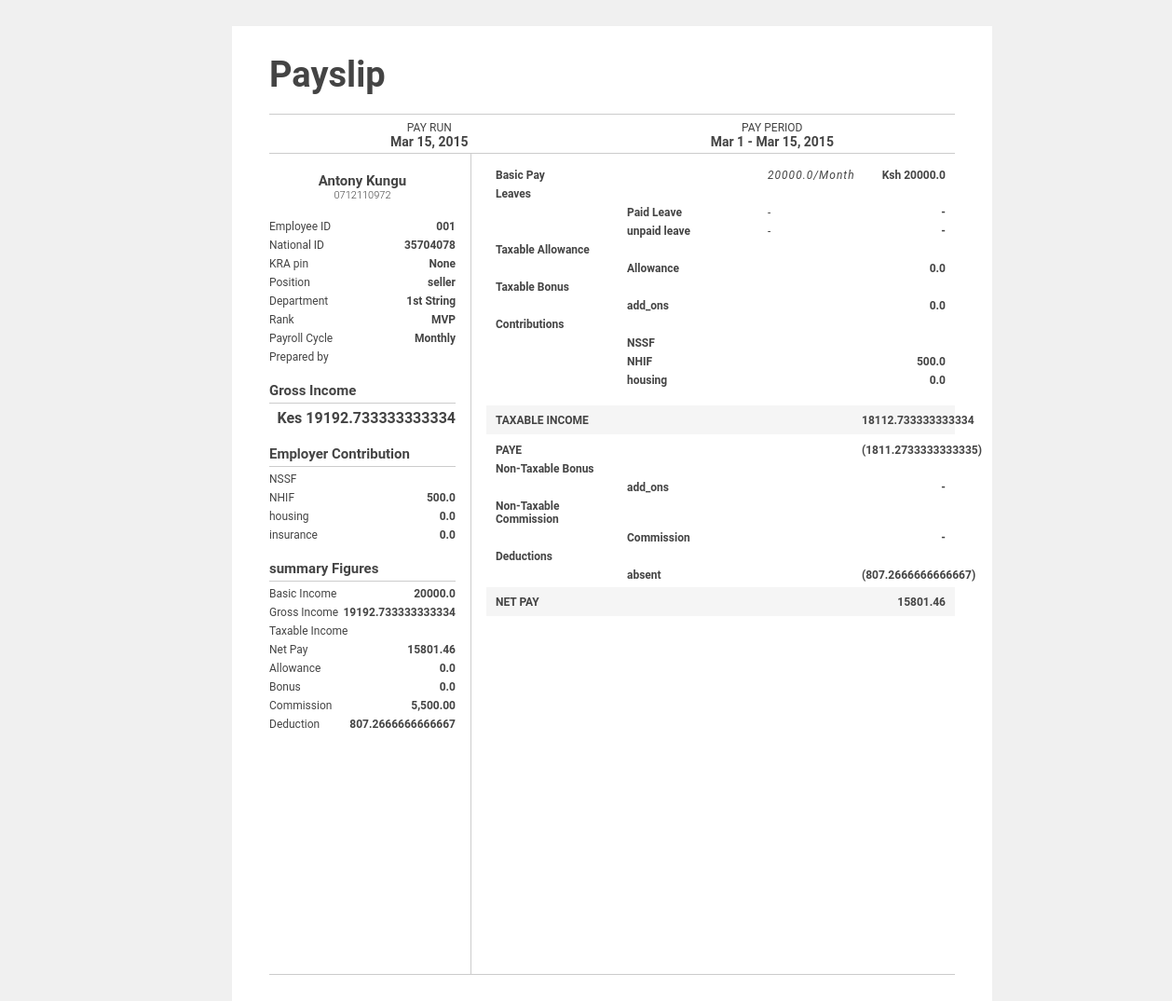
The app's page /payslip/596919611187774623001 with its own data.
### payroll/models.py (models this page shows)
class PayRoll(models.Model):
    org_name = models.CharField(max_length=100,null=True)
    payroll_id = models.CharField(max_length=100,null=True)
    employee_id = models.CharField(max_length=100,null=True)
    sign_id = models.CharField(max_length=100,null=True)
    name = models.CharField(max_length=100,null=True)
    id_no = models.CharField(max_length=100,null=True)
    pin_no = models.CharField(max_length=100,null=True)
    phone = models.CharField(max_length=100,null=True)
    role = models.CharField(max_length=100,null=True)
    account_no = models.CharField(max_length=100,null=True)
    basic_salary = models.FloatField(default=0.0)
    allowance =  models.FloatField(default=0.0)
    add_ons = models.FloatField(default=0.0)
    total_hours = models.FloatField(default=0.0)
    leave_days = models.FloatField(default=0.0)
    deductions = models.FloatField(default=0.0)
    gross_pay  = models.FloatField(default=0.0)
    taxable_income = models.FloatField(default=0.0)
    tax = models.FloatField(default=0.0)
    nhif = models.FloatField(default=0.0)
    nssf = models.FloatField(default=0.0)
    insurance = models.FloatField(default=0.0)
    housing = models.FloatField(default=0.0)
    others = models.FloatField(default=0.0)
    net_pay = models.FloatField(default=0.0)
    created = models.DateField(default=datetime.date.today())
    def __str__(self):
        return self.payroll_id

### payroll/views.py (the view)
# urls.py: path('payslip/<str:signid>',views.gen_payslip,name="payroll-payslip"),
def gen_payslip(request,signid):
    emp_payroll = PayRoll.objects.get(sign_id=signid)
    print(emp_payroll)
    context = {"details":emp_payroll}
    return render(request,'payroll/payslip.html',context)

### payroll/templates/payroll/payslip.html (shortened to what this page needs)
<div id="payslip">
	<div id="title">Payslip</div>
	<div id="scope">
		<div class="scope-entry">
			<div class="title">PAY RUN</div>
			<div class="value">Mar 15, 2015</div>
		</div>
		<div class="scope-entry">
			<div class="title">PAY PERIOD</div>
			<div class="value">Mar 1 - Mar 15, 2015</div>
		</div>
	</div>
	<div class="content">
		<div class="left-panel">
			<div id="employee">
				<div id="name">
					{{details.name}}
				</div>
				<div id="email">
					{{details.phone}}
				</div>
			</div>
			<div class="details">
				<div class="entry">
					<div class="label">Employee ID</div>
					<div class="value">{{details.employee_id}}</div>
				</div>
				<div class="entry">
					<div class="label">National ID</div>
					<div class="value">{{details.id_no}}</div>
				</div>
				<div class="entry">
					<div class="label">KRA pin</div>
					<div class="value">{{details.pin_no}}</div>
				</div>
				<div class="entry">
					<div class="label">Position</div>
					<div class="value">{{details.role}}</div>
				</div>
				<div class="entry">
					<div class="label">Department</div>
					<div class="value">1st String</div>
				</div>
				<div class="entry">
					<div class="label">Rank</div>
					<div class="value">MVP</div>
				</div>
				<div class="entry">
					<div class="label">Payroll Cycle</div>
					<div class="value">Monthly</div>
				</div>
				<div class="entry">
					<div class="label">Prepared by</div>
				</div>
			</div>
			<div class="gross">
				<div class="title">Gross Income</div>
				<div class="entry">
					<div class="value">Kes {{details.gross_pay}}</div>
				</div>
			</div>
			<div class="contributions">
				<div class="title">Employer Contribution</div>
				<div class="entry">
					<div class="label">NSSF</div>
				</div>
				<div class="entry">
					<div class="label">NHIF</div>
					<div class="value">{{details.nhif}}</div>
				</div>
				<div class="entry">
					<div class="label">housing</div>
					<div class="value">{{details.housing}}</div>
				</div>
				<div class="entry">
					<div class="label">insurance</div>
					<div class="value">{{details.insurance}}</div>
				</div>
			</div>
			<div class="ytd">
				<div class="title">summary Figures</div>
                <div class="entry">
					<div class="label">Basic Income</div>
					<div class="value">{{details.basic_salary}}</div>
				</div>
				<div class="entry">
					<div class="label">Gross Income</div>
					<div class="value">{{details.gross_pay}}</div>
				</div>
				<div class="entry">
					<div class="label">Taxable Income</div>
				</div>
				<div class="entry">
					<div class="label">Net Pay</div>
					<div class="value">{{details.net_pay}}</div>
				</div>
				<div class="entry">
					<div class="label">Allowance</div>
					<div class="value">{{details.allowance}}</div>
				</div>
				<div class="entry">
					<div class="label">Bonus</div>
					<div class="value">{{details.add_ons}}</div>
				</div>
				<div class="entry">
					<div class="label">Commission</div>
					<div class="value">5,500.00</div>
				</div>
				<div class="entry">
					<div class="label">Deduction</div>
					<div class="value">{{details.deductions}}</div>
				</div>
			</div>
		</div>
		<div class="right-panel">
			<div class="details">
				<div class="basic-pay">
					<div class="entry">
						<div class="label">Basic Pay</div>
						<div class="detail"></div>
						<div class="rate">{{details.basic_salary}}/Month</div>
						<div class="amount">Ksh {{details.basic_salary}}</div>
					</div>
				</div>
				<div class="leaves">
					<div class="entry">
						<div class="label">Leaves</div>
						<div class="detail"></div>
						<div class="rate"></div>
						<div class="amount"></div>
					</div>
					<div class="entry paid">
						<div class="label"></div>
						<div class="detail">Paid Leave</div>
						<div class="rate">-</div>
						<div class="amount">-</div>
					</div>
					<div class="entry unpaid">
						<div class="label"></div>
						<div class="detail">unpaid leave</div>
						<div class="rate">-</div>
						<div class="amount">-</div>
					</div>
				</div>
				<div class="taxable_allowance">
					<div class="entry">
						<div class="label">Taxable Allowance</div>
						<div class="detail"></div>
						<div class="rate"></div>
						<div class="amount"></div>
					</div>
					<div class="entry">
						<div class="label"></div>
						<div class="detail">Allowance</div>
						<div class="rate"></div>
						<div class="amount">{{details.allowance}}</div>
					</div>
				</div>
				<div class="taxable_bonus">
					<div class="entry">
						<div class="label">Taxable Bonus</div>
						<div class="detail"></div>
						<div class="rate"></div>
						<div class="amount"></div>
					</div>
					<div class="entry">
						<div class="label"></div>
						<div class="detail">add_ons</div>
						<div class="rate"></div>
						<div class="amount">{{details.add_ons}}</div>
					</div>
				</div>
				<div class="contributions">
					<div class="entry">
						<div class="label">Contributions</div>
						<div class="detail"></div>
						<div class="rate"></div>
						<div class="amount"></div>
					</div>
					<div class="entry">
						<div class="label"></div>
						<div class="detail">NSSF</div>
						<div class="rate"></div>
						<div class="amount"></div>
					</div>
					<div class="entry">
						<div class="label"></div>
						<div class="detail">NHIF</div>
						<div class="rate"></div>
						<div class="amount">{{details.nhif}}</div>
					</div>
					<div class="entry">
						<div class="label"></div>
						<div class="detail">housing</div>
						<div class="rate"></div>
						<div class="amount">{{details.housing}}</div>
					</div>
				</div>
				<div class="nti">
					<div class="entry">
						<div class="label">TAXABLE INCOME</div>
						<div class="detail"></div>
						<div class="rate"></div>
						<div class="amount">{{details.taxable_income}}</div>
					</div>
				</div>
				<div class="withholding_tax">
					<div class="entry">
						<div class="label">PAYE</div>
						<div class="detail"></div>
						<div class="rate"></div>
						<div class="amount">({{details.tax}})</div>
					</div>
				</div>
				<div class="non_taxable_bonus">
					<div class="entry">
						<div class="label">Non-Taxable Bonus</div>
						<div class="detail"></div>
						<div class="rate"></div>
						<div class="amount"></div>
					</div>
					<div class="entry">
						<div class="label"></div>
						<div class="detail">add_ons</div>
						<div class="rate"></div>
						<div class="amount">-</div>
					</div>
				</div>
				<div class="non_taxable_commission">
					<div class="entry">
						<div class="label">Non-Taxable Commission</div>
						<div class="detail"></div>
						<div class="rate"></div>
						<div class="amount"></div>
					</div>
					<div class="entry">
						<div class="label"></div>
						<div class="detail">Commission</div>
						<div class="rate"></div>
						<div class="amount">-</div>
					</div>
				</div>
				<div class="deductions">
					<div class="entry">
						<div class="label">Deductions</div>
						<div class="detail"></div>
						<div class="rate"></div>
						<div class="amount"></div>
					</div>
					<div class="entry">
						<div class="label"></div>
						<div class="detail">absent</div>
						<div class="rate"></div>
						<div class="amount">({{details.deductions}})</div>
					</div>
				</div>
				<div class="net_pay">
					<div class="entry">
						<div class="label">NET PAY</div>
						<div class="detail"></div>
						<div class="rate"></div>
						<div class="amount">{{details.net_pay}}</div>
					</div>
				</div>
			</div>
		</div>
	</div>
</div>

### payroll/templates/payroll/payslip.html (style rules this page uses)
* { font-family: 'Roboto', sans-serif; font-size: 12px; color: #444; }
#payslip { width: calc( 8.5in - 80px ); height: calc( 11in - 60px ); background: #fff; padding: 30px 40px; }
#title { margin-bottom: 20px; font-size: 38px; font-weight: 600; }
#scope { border-top: 1px solid #ccc; border-bottom: 1px solid #ccc; padding: 7px 0 4px 0; display: flex; justify-content: space-around; }
#scope > .scope-entry { text-align: center; }
#scope > .scope-entry > .value { font-size: 14px; font-weight: 700; }
.content { display: flex; border-bottom: 1px solid #ccc; height: 880px; }
.content .left-panel { border-right: 1px solid #ccc; min-width: 200px; padding: 20px 16px 0 0; }
.content .right-panel { width: 100%; padding: 10px 0 0 16px; }
#employee { text-align: center; margin-bottom: 20px; }
#employee #name { font-size: 15px; font-weight: 700; }
#employee #email { font-size: 11px; font-weight: 300; }
.details, .contributions, .ytd, .gross { margin-bottom: 20px; }
.details .entry, .contributions .entry, .ytd .entry { display: flex; justify-content: space-between; margin-bottom: 6px; }
.details .entry .value, .contributions .entry .value, .ytd .entry .value { font-weight: 700; max-width: 130px; text-align: right; }
.gross .entry .value { font-weight: 700; text-align: right; font-size: 16px; }
.contributions .title, .ytd .title, .gross .title { font-size: 15px; font-weight: 700; border-bottom: 1px solid #ccc; padding-bottom: 4px; margin-bottom: 6px; }
.content .right-panel .details { width: 100%; }
.content .right-panel .details .entry { display: flex; padding: 0 10px; margin: 6px 0; }
.content .right-panel .details .label { font-weight: 700; width: 120px; }
.content .right-panel .details .detail { font-weight: 600; width: 130px; }
.content .right-panel .details .rate { font-weight: 400; width: 80px; font-style: italic; letter-spacing: 1px; }
.content .right-panel .details .amount { text-align: right; font-weight: 700; width: 90px; }
.content .right-panel .details .net_pay div, .content .right-panel .details .nti div { font-weight: 600; font-size: 12px; }
.content .right-panel .details .net_pay, .content .right-panel .details .nti { padding: 3px 0 2px 0; margin-bottom: 10px; background: rgba(0, 0, 0, 0.04); }

### records on screen
PayRoll: name "Antony Kungu", phone "0712110972", employee_id "001", id_no "35704078", pin_no "None", role "seller", gross_pay "19192.733333333334", nhif "500.0", housing "0.0", insurance "0.0", basic_salary "20000.0", net_pay "15801.46", allowance "0.0", add_ons "0.0", deductions "807.2666666666667", taxable_income "18112.733333333334", tax "1811.2733333333335"
